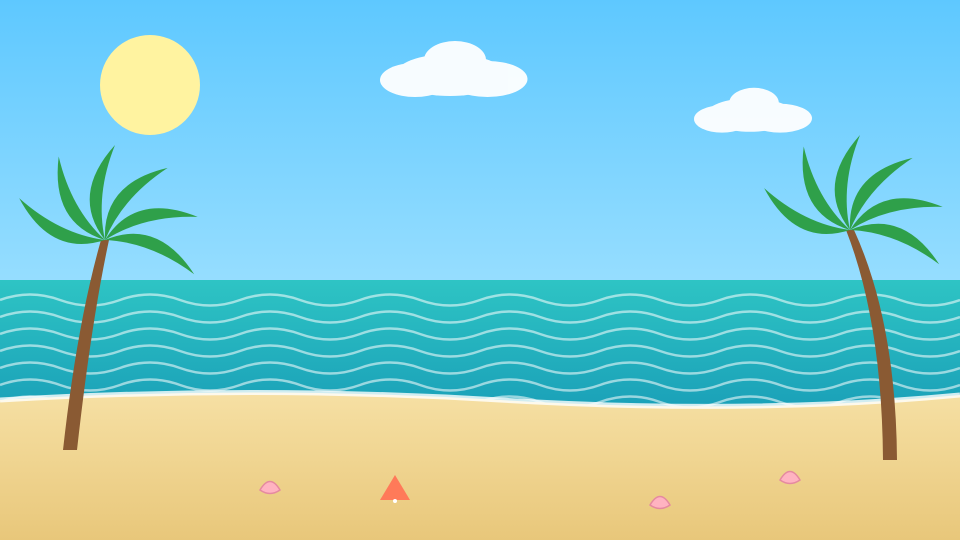
#> input picture assets/backgrounds/beach.png, 1920 x 1080 px, given in place of beach.png.png, which was not available (shown at 1/2 size)
$ python -i assemble_video.py   (imports and definitions only)
#> lines starting #> are read from the running program, lines starting #| are printed output that depends on the picture; pictures that were not available may be replaced by others from this repository, and a replacement may not be noted
#!/usr/bin/env python3
"""
assemble_video.py - Stage 2: turn script + timeline + audio into an MP4.

  * 1280x720, 24 fps, H.264 + AAC (ffmpeg must be installed)
  * characters are animated puppets (rig.py): the head nods with the voice, arms/wings gesture,
    they jump with squash-and-stretch, blink, raise eyebrows, open their mouth to the real
    loudness of the voice, and their friends cheer along when something exciting happens
  * picture props pop up when the script names something (leaf, egg, bone ...)
  * "YOUR TURN!" moments: a countdown while the speaker waits, listening
  * song segment: big sing-along words, dancing characters, floating music notes
  * original background music (music.py) that ducks under speech, plus sound effects
  * writes segments.json: where intro/adventure/fact/song/outro sit in the video

Usage:  python assemble_video.py [episode_id]     (default: output/latest.txt)
"""
import json
import math
import os
import random
import subprocess
import sys
import wave
from pathlib import Path
from types import SimpleNamespace

import numpy as np
from PIL import Image, ImageDraw, ImageEnhance, ImageFont

import music
from rig import Rig

ROOT = Path(__file__).resolve().parent
ASSETS = ROOT / "assets"
OUT_DIR = ROOT / "output"
# [1 line that did not run here, left out]
W, H, FPS = 1280, 720, 24
LEAD, TAIL = 2.5, 4.0           # seconds of title card / end card
INK = (59, 42, 42)
SR = music.SR

FONT_PATHS = [
    "/usr/share/fonts/truetype/dejavu/DejaVuSans-Bold.ttf",
    "/usr/share/fonts/dejavu/DejaVuSans-Bold.ttf",
    "/Library/Fonts/Arial Bold.ttf",
    "/System/Library/Fonts/Supplemental/Arial Bold.ttf",
    "C:/Windows/Fonts/arialbd.ttf",
]
SONG_COLORS = [(255, 222, 89), (255, 128, 171), (120, 220, 255), (160, 255, 140)]
GESTURES = ["wave", "open", "point", "swing", "cheer"]
_fonts, _bgs, _props, _shadows = {}, {}, {}, {}


# ------------------------------------------------------------------ small helpers
# [14 lines left out: function get_font, not called in this run]


def hex_rgb(h):
    h = h.lstrip("#")
    return tuple(int(h[i:i + 2], 16) for i in (0, 2, 4))


def background(name):
#> called with name = 'assets/backgrounds/beach.png'
    if name not in _bgs:
        im = Image.open(ASSETS / "backgrounds" / f"{name}.png").convert("RGB").resize((W, H), Image.LANCZOS)
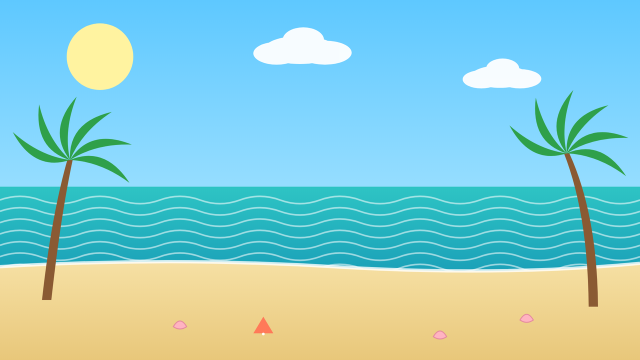
#> im: PIL image 1280x720 RGB (shown at 1/2 size); mean R, G, B 141, 204.6, 206.7
        im = ImageEnhance.Brightness(ImageEnhance.Contrast(ImageEnhance.Color(im).enhance(1.45)).enhance(1.08)).enhance(1.06)
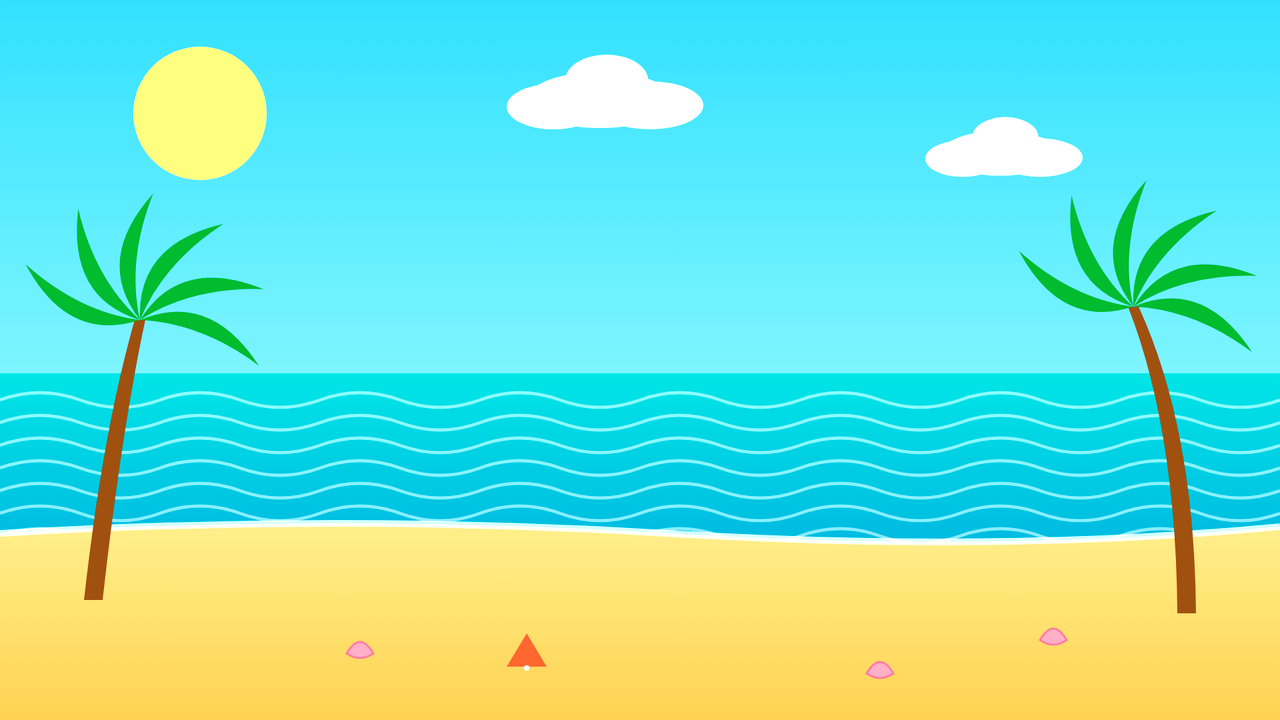
#> im: PIL image 1280x720 RGB; mean R, G, B 121.4, 226.3, 204.9
        _bgs[name] = im                                    # extra vibrant and bright
    return _bgs[name]


# [20 lines left out: functions prop_img, wrap, not called in this run]


def outlined(d, xy, text, font, fill=(255, 255, 255), stroke=8):
    d.text(xy, text, font=font, fill=fill, stroke_width=stroke, stroke_fill=INK, anchor="mm")


# [49 lines left out: functions ease_out_back, caption_layer, song_layer, your_turn_layer, not called in this run]


# ------------------------------------------------------------------ effects
def star4(d, x, y, r, color):
    d.polygon([(x, y - r), (x + r * .3, y - r * .3), (x + r, y), (x + r * .3, y + r * .3),
               (x, y + r), (x - r * .3, y + r * .3), (x - r, y), (x - r * .3, y - r * .3)], fill=color)


# [18 lines left out: functions sparkles, music_notes, not called in this run]


_confetti = None


# [44 lines left out: functions confetti, draw_prop, arm_raise, not called in this run]


def is_blink(k, t):
    return ((t + k * 0.9) % 3.6) < 0.16


# [191 lines left out: functions pose_for, draw_shadow, draw_char, load_audio_features, mix_audio, not called in this run]


# ------------------------------------------------------------------ main build
def quant_size(base):
    return max(200, int(round(base / 20.0) * 20))


# [145 lines left out: function build, not called in this run]


# [4 lines not run here, left out]

>>> result = background('assets/backgrounds/beach.png')

$ run again, on assets/backgrounds/nest.png
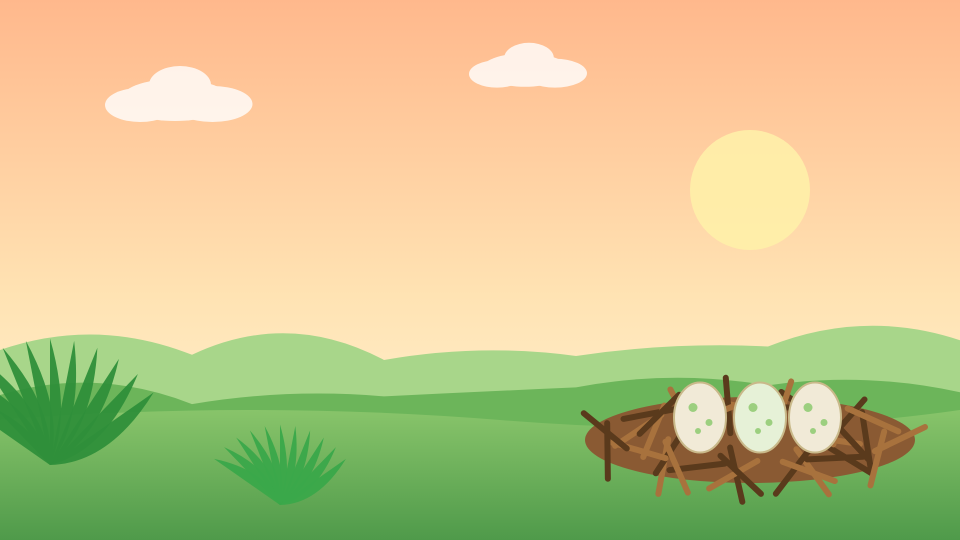
#> input picture assets/backgrounds/nest.png, 1920 x 1080 px, given in place of nest.png.png, which was not available (shown at 1/2 size)
#> in background, `im = Image.open(ASSETS / "backgrounds" / f"{name}.png").convert("RGB")..`:
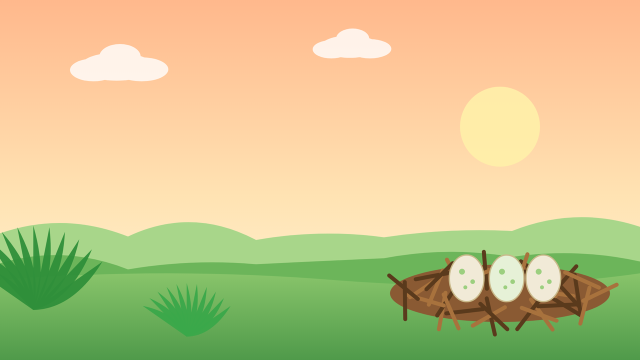
#> im: PIL image 1280x720 RGB (shown at 1/2 size); mean R, G, B 206.7, 197.9, 141
#> in background, `im = ImageEnhance.Brightness(ImageEnhance.Contrast(ImageEnhance.Color(..`:
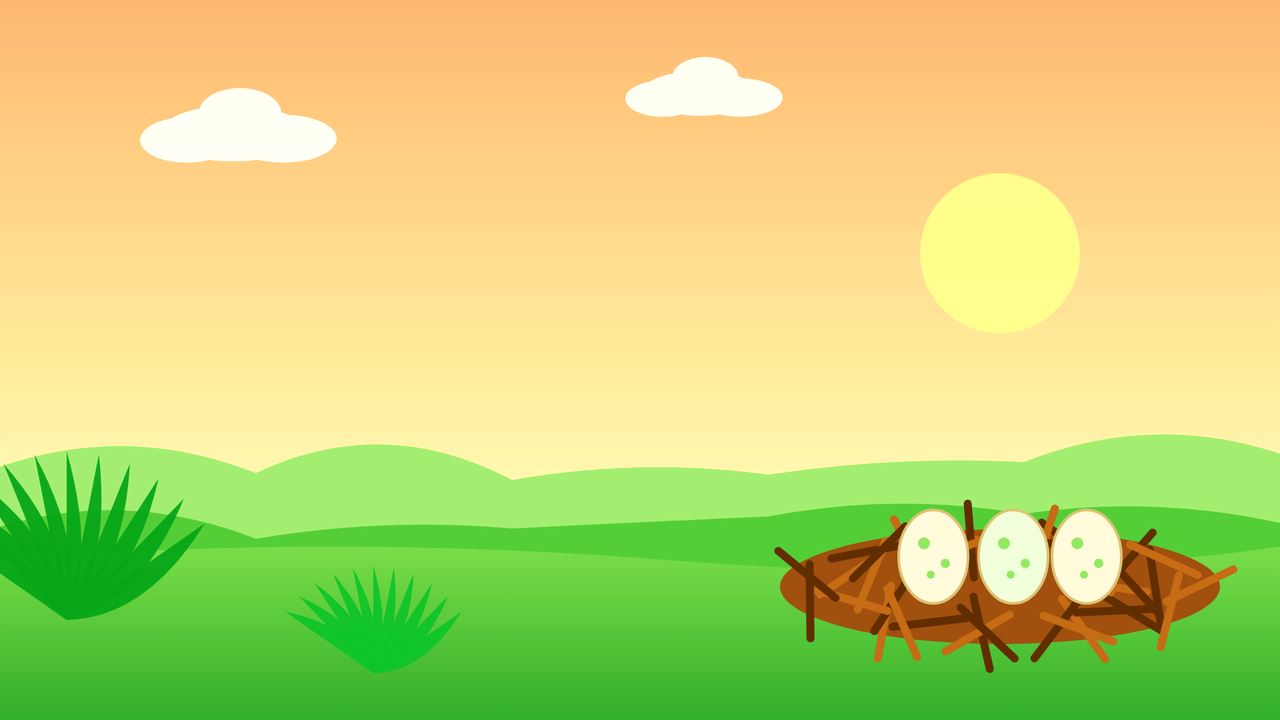
#> im: PIL image 1280x720 RGB; mean R, G, B 201.3, 210.6, 116.2

$ run again, on assets/backgrounds/river.png
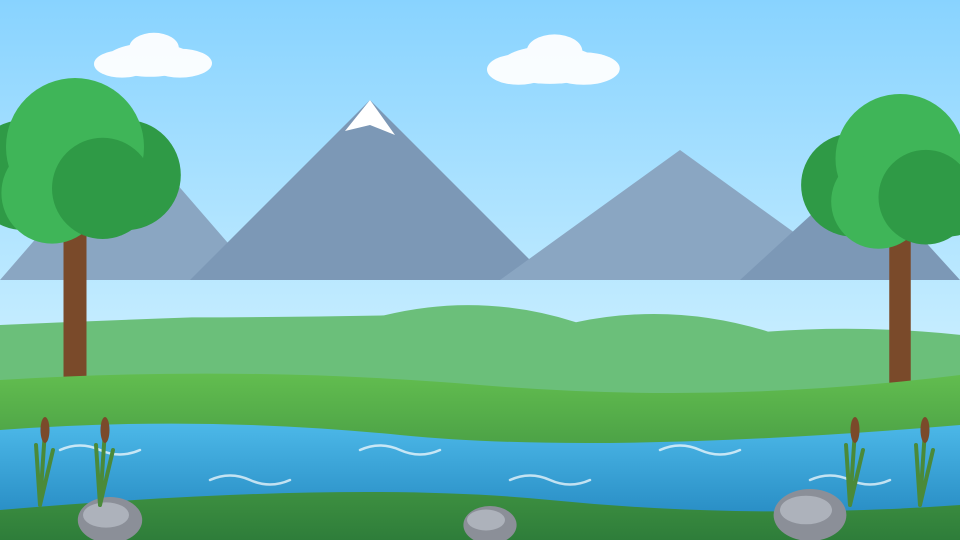
#> input picture assets/backgrounds/river.png, 1920 x 1080 px, given in place of river.png.png, which was not available (shown at 1/2 size)
#> in background, `im = Image.open(ASSETS / "backgrounds" / f"{name}.png").convert("RGB")..`:
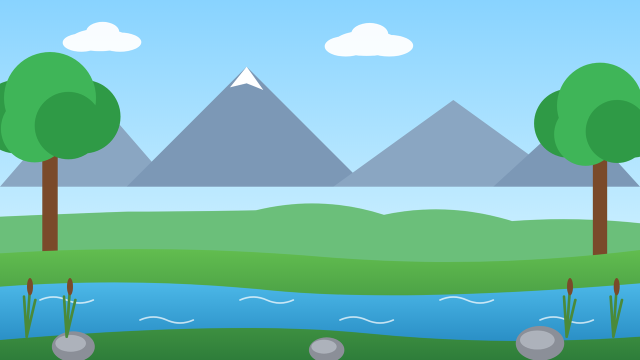
#> im: PIL image 1280x720 RGB (shown at 1/2 size); mean R, G, B 117.1, 186.3, 178.6
#> in background, `im = ImageEnhance.Brightness(ImageEnhance.Contrast(ImageEnhance.Color(..`:
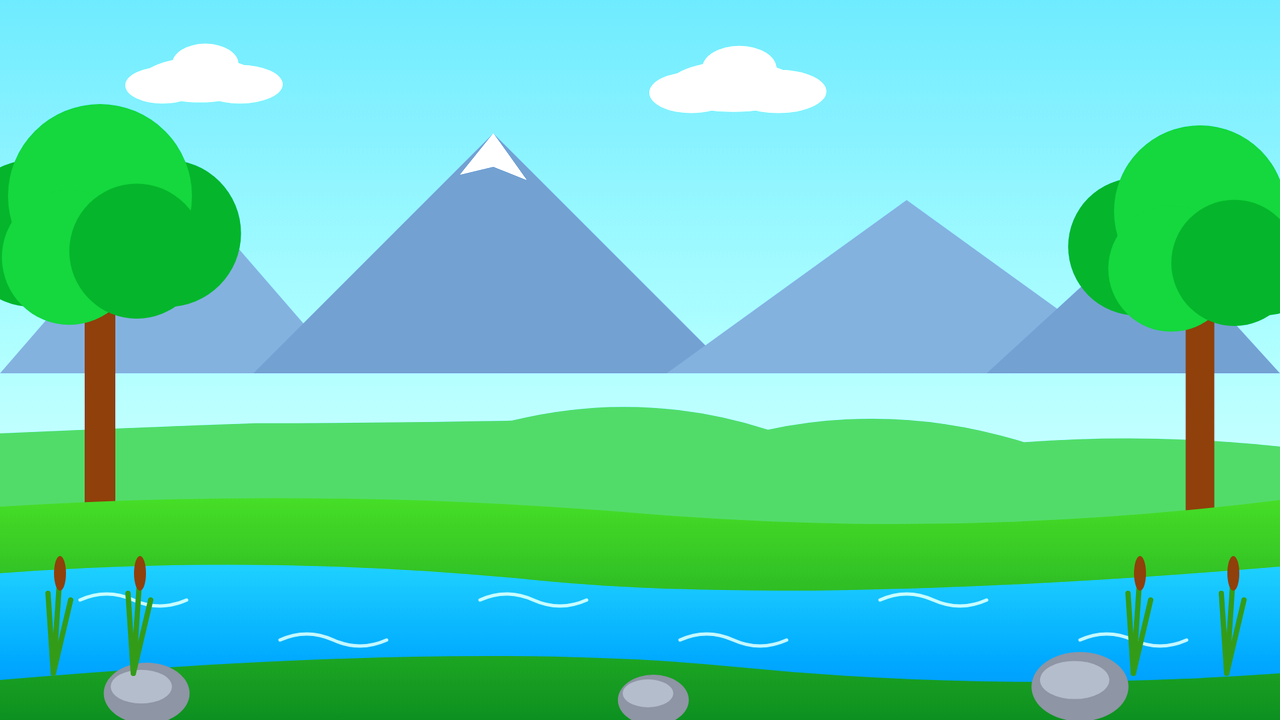
#> im: PIL image 1280x720 RGB; mean R, G, B 94.1, 208.5, 177.5
